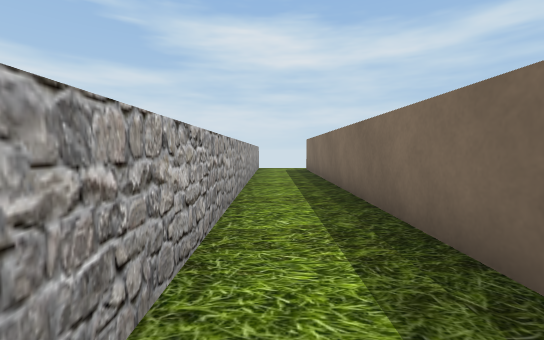
view 1 (above)

12 first-person views from a walk through a scene from a Unity 3-D project. The camera is 0.4 m above the floor, tilts 4° down and sees 90° across. The floor is counted in squares, 0.5 m on a side. Each view is taken from the middle of a square. On the plan, view 1 faces up. The plan holds only what a view shows up to about 10 squares ahead; the rest is blank. The player is left out. Some surface patterns are stand-ins.

view 2
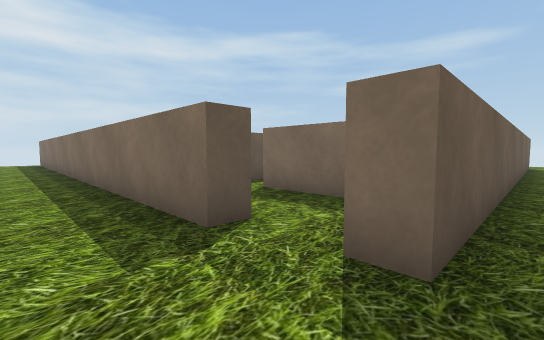

view 3
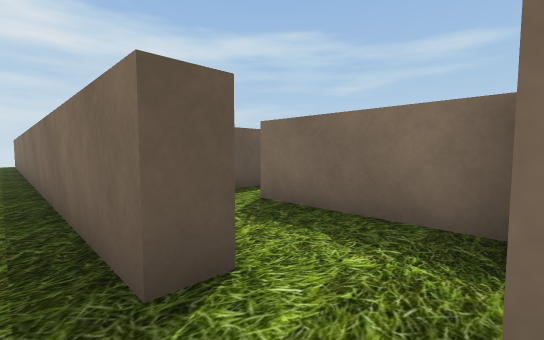

view 4
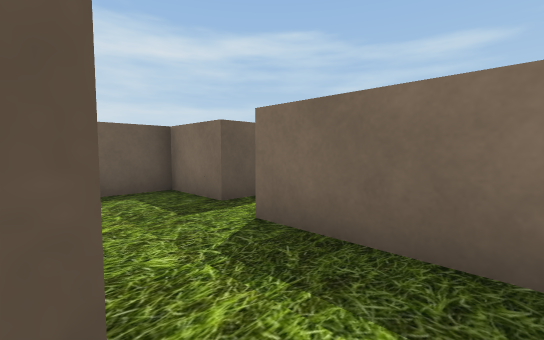

view 5
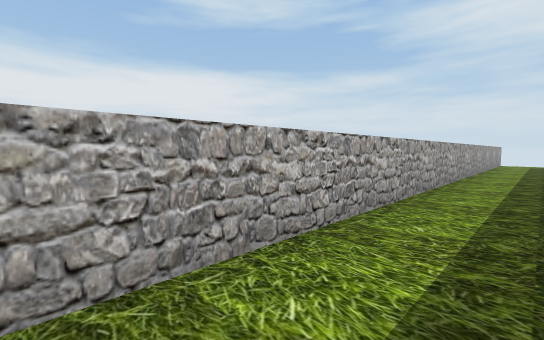

view 6
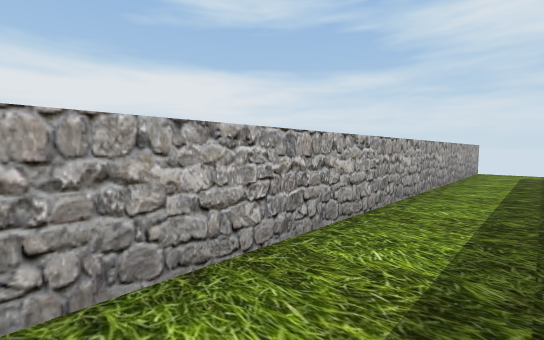

view 7
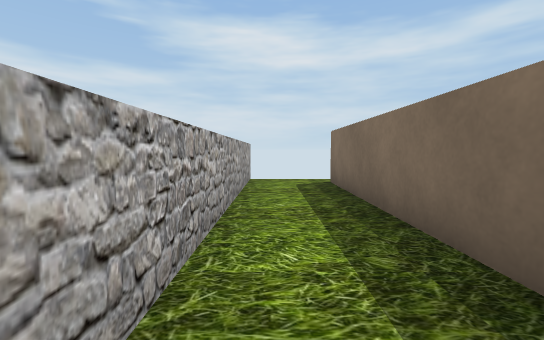

view 8
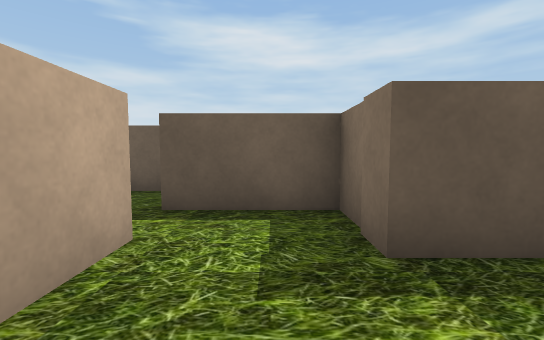

view 9
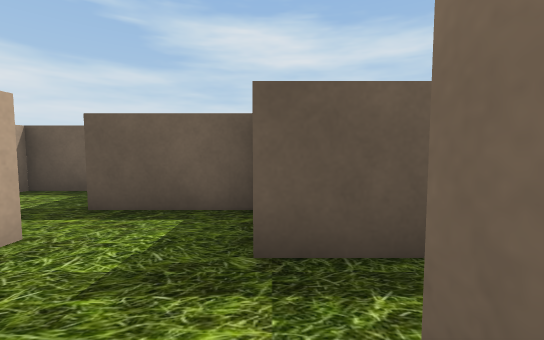

view 10
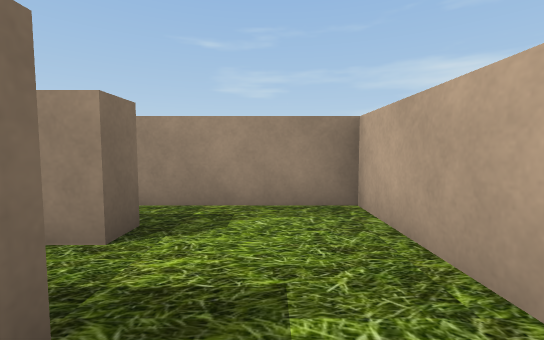

view 11
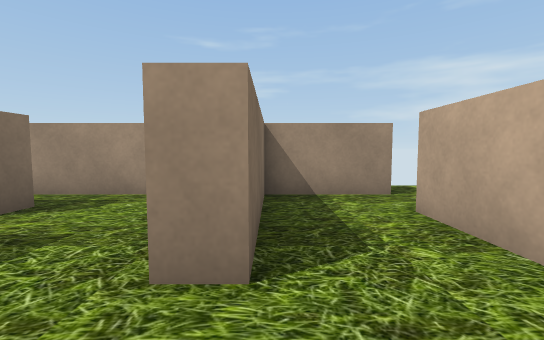

view 12
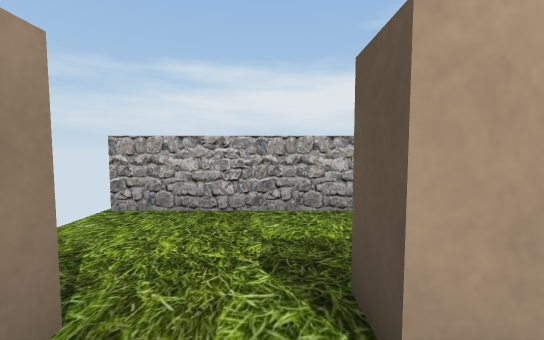

### Floor plan
Points are (right, up) in squares from view 1. A wall is a line through its corners. A room is listed if a view was taken in it or the views show most of it. See-through windows are left out.
Room 1 (views 1, 3, 4, 5, 6, 7)
walls: (2.1, -4.6) (1.5, -4.6) (1.5, 12.1); (1.8, -6.6) (1.8, -5.9); (-0.6, 12.9) (-0.6, -7.2)
ways out: opening at (0.5, -6) to room 2; opening at (2, -5) to room 5
Room 2 (view 2)
walls: (13.6, -6.6) (1.8, -6.6)
ways out: opening at (0.5, -6) to room 1
Room 3 (views 8, 9, 10)
walls: (7.4, -4.9) (7.4, -4.3) (8, -4.3); (4.7, -2.6) (4.7, -5.9) (8.4, -5.9); (8.2, -3) (6.9, -3) (6.9, -1.4) (5.5, -1.4)
ways out: opening at (5, -2) to room 4
Room 4 (view 11)
walls: (5.5, -1.4) (4.5, -1.4) (4.5, 0.4) (2, 0.4); (4.1, -2.6) (4.7, -2.6)
ways out: opening at (5, -2) to room 3; opening at (3, -3.5) to room 5
Room 5 (view 12)
walls: (2.1, -2.8) (2.1, -4.6); (1.8, -5.9) (4.1, -5.9) (4.1, -2.6)
ways out: opening at (2, -5) to room 1; opening at (3, -3.5) to room 4

Where each view was taken, in squares from view 1:
view 1: 0 up, 0 right, facing up
view 2: 7 down, 0 right, facing up-right
view 3: 6 down, 1 right, facing up-right
view 4: 5 down, 2 right, facing up-right
view 5: 6 down, 1 right, facing up-left
view 6: 1 up, 1 right, facing up-left
view 7: 5 up, 0 right, facing up
view 8: 5 down, 6 right, facing up
view 9: 5 down, 7 right, facing up
view 10: 2 down, 6 right, facing down
view 11: 1 down, 4 right, facing down
view 12: 5 down, 3 right, facing left
